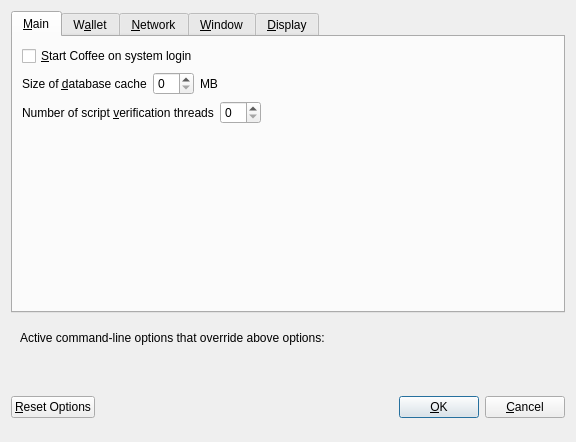
<?xml version="1.0" encoding="UTF-8"?>
<ui version="4.0">
 <class>OptionsDialog</class>
 <widget class="QDialog" name="OptionsDialog">
  <property name="geometry">
   <rect>
    <x>0</x>
    <y>0</y>
    <width>576</width>
    <height>442</height>
   </rect>
  </property>
  <property name="windowTitle">
   <string>Options</string>
  </property>
  <property name="modal">
   <bool>true</bool>
  </property>
  <layout class="QVBoxLayout" name="verticalLayout">
   <item>
    <widget class="QTabWidget" name="tabWidget">
     <property name="currentIndex">
      <number>0</number>
     </property>
     <widget class="QWidget" name="tabMain">
      <attribute name="title">
       <string>&amp;Main</string>
      </attribute>
      <layout class="QVBoxLayout" name="verticalLayout_Main">
       <item>
        <widget class="QCheckBox" name="bitcoinAtStartup">
         <property name="toolTip">
          <string>Automatically start Coffee after logging in to the system.</string>
         </property>
         <property name="text">
          <string>&amp;Start Coffee on system login</string>
         </property>
        </widget>
       </item>
       <item>
        <layout class="QHBoxLayout" name="horizontalLayout_2_Main">
         <item>
          <widget class="QLabel" name="databaseCacheLabel">
           <property name="text">
            <string>Size of &amp;database cache</string>
           </property>
           <property name="textFormat">
            <enum>Qt::PlainText</enum>
           </property>
           <property name="buddy">
            <cstring>databaseCache</cstring>
           </property>
          </widget>
         </item>
         <item>
          <widget class="QSpinBox" name="databaseCache"/>
         </item>
         <item>
          <widget class="QLabel" name="databaseCacheUnitLabel">
           <property name="text">
            <string>MB</string>
           </property>
           <property name="textFormat">
            <enum>Qt::PlainText</enum>
           </property>
          </widget>
         </item>
         <item>
          <spacer name="horizontalSpacer_2_Main">
           <property name="orientation">
            <enum>Qt::Horizontal</enum>
           </property>
           <property name="sizeHint" stdset="0">
            <size>
             <width>40</width>
             <height>20</height>
            </size>
           </property>
          </spacer>
         </item>
        </layout>
       </item>
       <item>
        <layout class="QHBoxLayout" name="horizontalLayout_3_Main">
         <item>
          <widget class="QLabel" name="threadsScriptVerifLabel">
           <property name="text">
            <string>Number of script &amp;verification threads</string>
           </property>
           <property name="textFormat">
            <enum>Qt::PlainText</enum>
           </property>
           <property name="buddy">
            <cstring>threadsScriptVerif</cstring>
           </property>
          </widget>
         </item>
         <item>
          <widget class="QSpinBox" name="threadsScriptVerif">
           <property name="toolTip">
            <string>(0 = auto, &lt;0 = leave that many cores free)</string>
           </property>
          </widget>
         </item>
         <item>
          <spacer name="horizontalSpacer_3_Main">
           <property name="orientation">
            <enum>Qt::Horizontal</enum>
           </property>
           <property name="sizeHint" stdset="0">
            <size>
             <width>40</width>
             <height>20</height>
            </size>
           </property>
          </spacer>
         </item>
        </layout>
       </item>
       <item>
        <spacer name="verticalSpacer_2">
         <property name="orientation">
          <enum>Qt::Vertical</enum>
         </property>
         <property name="sizeHint" stdset="0">
          <size>
           <width>20</width>
           <height>40</height>
          </size>
         </property>
        </spacer>
       </item>
      </layout>
     </widget>
     <widget class="QWidget" name="tabWallet">
      <attribute name="title">
       <string>W&amp;allet</string>
      </attribute>
      <layout class="QVBoxLayout" name="verticalLayout_Wallet">
       <item>
        <layout class="QHBoxLayout" name="horizontalLayout_2_Wallet">
         <item>
          <widget class="QLabel" name="labelStakeSplitThresholdText">
           <property name="text">
            <string>Stake split threshold:</string>
           </property>
          </widget>
         </item>
         <item>
          <widget class="QSpinBox" name="spinBoxStakeSplitThreshold">
           <property name="minimum">
            <number>1</number>
           </property>
           <property name="maximum">
            <number>999999</number>
           </property>
          </widget>
         </item>
        </layout>
       </item>
       <item>
        <widget class="QGroupBox" name="groupBox">
         <property name="title">
          <string>Expert</string>
         </property>
         <layout class="QVBoxLayout" name="verticalLayout_2">
          <item>
           <widget class="QCheckBox" name="coinControlFeatures">
            <property name="toolTip">
             <string>Whether to show coin control features or not.</string>
            </property>
            <property name="text">
             <string>Enable coin &amp;control features</string>
            </property>
           </widget>
          </item>
          <item>
           <widget class="QCheckBox" name="showMasternodesTab">
            <property name="toolTip">
             <string>Show additional tab listing all your masternodes in first sub-tab&lt;br/&gt;and all masternodes on the network in second sub-tab.</string>
            </property>
            <property name="text">
             <string>Show Masternodes Tab</string>
            </property>
           </widget>
          </item>
          <item>
           <widget class="QCheckBox" name="spendZeroConfChange">
            <property name="toolTip">
             <string>If you disable the spending of unconfirmed change, the change from a transaction&lt;br/&gt;cannot be used until that transaction has at least one confirmation.&lt;br/&gt;This also affects how your balance is computed.</string>
            </property>
            <property name="text">
             <string>&amp;Spend unconfirmed change</string>
            </property>
           </widget>
          </item>
         </layout>
        </widget>
       </item>
       <item>
        <spacer name="verticalSpacer_Wallet">
         <property name="orientation">
          <enum>Qt::Vertical</enum>
         </property>
         <property name="sizeHint" stdset="0">
          <size>
           <width>20</width>
           <height>40</height>
          </size>
         </property>
        </spacer>
       </item>
      </layout>
     </widget>
     <widget class="QWidget" name="tabNetwork">
      <attribute name="title">
       <string>&amp;Network</string>
      </attribute>
      <layout class="QVBoxLayout" name="verticalLayout_Network">
       <item>
        <widget class="QCheckBox" name="mapPortUpnp">
         <property name="toolTip">
          <string>Automatically open the Coffee client port on the router. This only works when your router supports UPnP and it is enabled.</string>
         </property>
         <property name="text">
          <string>Map port using &amp;UPnP</string>
         </property>
        </widget>
       </item>
       <item>
        <widget class="QCheckBox" name="allowIncoming">
         <property name="toolTip">
          <string>Accept connections from outside</string>
         </property>
         <property name="text">
          <string>Allow incoming connections</string>
         </property>
        </widget>
       </item>
       <item>
        <widget class="QCheckBox" name="connectSocks">
         <property name="toolTip">
          <string>Connect to the Coffee network through a SOCKS5 proxy.</string>
         </property>
         <property name="text">
          <string>&amp;Connect through SOCKS5 proxy (default proxy):</string>
         </property>
        </widget>
       </item>
       <item>
        <layout class="QHBoxLayout" name="horizontalLayout_1_Network">
         <item>
          <widget class="QLabel" name="proxyIpLabel">
           <property name="text">
            <string>Proxy &amp;IP:</string>
           </property>
           <property name="textFormat">
            <enum>Qt::PlainText</enum>
           </property>
           <property name="buddy">
            <cstring>proxyIp</cstring>
           </property>
          </widget>
         </item>
         <item>
          <widget class="QValidatedLineEdit" name="proxyIp">
           <property name="minimumSize">
            <size>
             <width>140</width>
             <height>0</height>
            </size>
           </property>
           <property name="maximumSize">
            <size>
             <width>140</width>
             <height>16777215</height>
            </size>
           </property>
           <property name="toolTip">
            <string>IP address of the proxy (e.g. IPv4: 127.0.0.1 / IPv6: ::1)</string>
           </property>
          </widget>
         </item>
         <item>
          <widget class="QLabel" name="proxyPortLabel">
           <property name="text">
            <string>&amp;Port:</string>
           </property>
           <property name="textFormat">
            <enum>Qt::PlainText</enum>
           </property>
           <property name="buddy">
            <cstring>proxyPort</cstring>
           </property>
          </widget>
         </item>
         <item>
          <widget class="QLineEdit" name="proxyPort">
           <property name="minimumSize">
            <size>
             <width>55</width>
             <height>0</height>
            </size>
           </property>
           <property name="maximumSize">
            <size>
             <width>55</width>
             <height>16777215</height>
            </size>
           </property>
           <property name="toolTip">
            <string>Port of the proxy (e.g. 9050)</string>
           </property>
          </widget>
         </item>
         <item>
          <spacer name="horizontalSpacer_1_Network">
           <property name="orientation">
            <enum>Qt::Horizontal</enum>
           </property>
           <property name="sizeHint" stdset="0">
            <size>
             <width>40</width>
             <height>20</height>
            </size>
           </property>
          </spacer>
         </item>
        </layout>
       </item>
       <item>
        <spacer name="verticalSpacer_Network">
         <property name="orientation">
          <enum>Qt::Vertical</enum>
         </property>
         <property name="sizeHint" stdset="0">
          <size>
           <width>20</width>
           <height>40</height>
          </size>
         </property>
        </spacer>
       </item>
      </layout>
     </widget>
     <widget class="QWidget" name="tabWindow">
      <attribute name="title">
       <string>&amp;Window</string>
      </attribute>
      <layout class="QVBoxLayout" name="verticalLayout_Window">
       <item>
        <widget class="QCheckBox" name="minimizeToTray">
         <property name="toolTip">
          <string>Show only a tray icon after minimizing the window.</string>
         </property>
         <property name="text">
          <string>&amp;Minimize to the tray instead of the taskbar</string>
         </property>
        </widget>
       </item>
       <item>
        <widget class="QCheckBox" name="minimizeOnClose">
         <property name="toolTip">
          <string>Minimize instead of exit the application when the window is closed. When this option is enabled, the application will be closed only after selecting Quit in the menu.</string>
         </property>
         <property name="text">
          <string>M&amp;inimize on close</string>
         </property>
        </widget>
       </item>
       <item>
        <spacer name="verticalSpacer_Window">
         <property name="orientation">
          <enum>Qt::Vertical</enum>
         </property>
         <property name="sizeHint" stdset="0">
          <size>
           <width>20</width>
           <height>40</height>
          </size>
         </property>
        </spacer>
       </item>
      </layout>
     </widget>
     <widget class="QWidget" name="tabDisplay">
      <attribute name="title">
       <string>&amp;Display</string>
      </attribute>
      <layout class="QVBoxLayout" name="verticalLayout_Display">
       <item>
        <layout class="QHBoxLayout" name="horizontalLayout_1_Display">
         <item>
          <widget class="QLabel" name="langLabel">
           <property name="text">
            <string>User Interface &amp;language:</string>
           </property>
           <property name="textFormat">
            <enum>Qt::PlainText</enum>
           </property>
           <property name="buddy">
            <cstring>lang</cstring>
           </property>
          </widget>
         </item>
         <item>
          <widget class="QValueComboBox" name="lang">
           <property name="toolTip">
            <string>The user interface language can be set here. This setting will take effect after restarting Coffee.</string>
           </property>
          </widget>
         </item>
        </layout>
       </item>
       <item>
        <widget class="Line" name="line">
         <property name="orientation">
          <enum>Qt::Horizontal</enum>
         </property>
        </widget>
       </item>
       <item>
        <layout class="QHBoxLayout" name="horizontalLayout_2_Display">
         <item>
          <widget class="QLabel" name="unitLabel">
           <property name="text">
            <string>&amp;Unit to show amounts in:</string>
           </property>
           <property name="textFormat">
            <enum>Qt::PlainText</enum>
           </property>
           <property name="buddy">
            <cstring>unit</cstring>
           </property>
          </widget>
         </item>
         <item>
          <widget class="QValueComboBox" name="unit">
           <property name="toolTip">
            <string>Choose the default subdivision unit to show in the interface and when sending coins.</string>
           </property>
          </widget>
         </item>
        </layout>
       </item>
       <item>
        <layout class="QHBoxLayout" name="horizontalLayout_5_Display">
         <item>
          <widget class="QLabel" name="digitsLabel">
           <property name="text">
            <string>Decimal digits</string>
           </property>
          </widget>
         </item>
         <item>
          <widget class="QValueComboBox" name="digits"/>
         </item>
        </layout>
       </item>
       <item>
        <layout class="QHBoxLayout" name="horizontalLayout_3_Display">
         <item>
          <widget class="QLabel" name="thirdPartyTxUrlsLabel">
           <property name="toolTip">
            <string>Third party URLs (e.g. a block explorer) that appear in the transactions tab as context menu items. %s in the URL is replaced by transaction hash. Multiple URLs are separated by vertical bar |.</string>
           </property>
           <property name="text">
            <string>Third party transaction URLs</string>
           </property>
           <property name="buddy">
            <cstring>thirdPartyTxUrls</cstring>
           </property>
          </widget>
         </item>
         <item>
          <widget class="QLineEdit" name="thirdPartyTxUrls">
           <property name="toolTip">
            <string>Third party URLs (e.g. a block explorer) that appear in the transactions tab as context menu items. %s in the URL is replaced by transaction hash. Multiple URLs are separated by vertical bar |.</string>
           </property>
          </widget>
         </item>
        </layout>
       </item>
       <item>
        <spacer name="verticalSpacer">
         <property name="orientation">
          <enum>Qt::Vertical</enum>
         </property>
         <property name="sizeHint" stdset="0">
          <size>
           <width>20</width>
           <height>40</height>
          </size>
         </property>
        </spacer>
       </item>
      </layout>
     </widget>
    </widget>
   </item>
   <item>
    <widget class="QFrame" name="frame">
     <layout class="QVBoxLayout" name="verticalLayout_Bottom">
      <item>
       <layout class="QHBoxLayout" name="horizontalLayout_Bottom">
        <item>
         <widget class="QLabel" name="overriddenByCommandLineInfoLabel">
          <property name="text">
           <string>Active command-line options that override above options:</string>
          </property>
          <property name="textFormat">
           <enum>Qt::PlainText</enum>
          </property>
         </widget>
        </item>
        <item>
         <spacer name="horizontalSpacer_Bottom">
          <property name="orientation">
           <enum>Qt::Horizontal</enum>
          </property>
          <property name="sizeHint" stdset="0">
           <size>
            <width>40</width>
            <height>20</height>
           </size>
          </property>
         </spacer>
        </item>
       </layout>
      </item>
      <item>
       <widget class="QLabel" name="overriddenByCommandLineLabel">
        <property name="text">
         <string/>
        </property>
        <property name="textFormat">
         <enum>Qt::PlainText</enum>
        </property>
        <property name="wordWrap">
         <bool>true</bool>
        </property>
       </widget>
      </item>
     </layout>
    </widget>
   </item>
   <item>
    <layout class="QHBoxLayout" name="horizontalLayout_Buttons">
     <item>
      <widget class="QPushButton" name="resetButton">
       <property name="toolTip">
        <string>Reset all client options to default.</string>
       </property>
       <property name="text">
        <string>&amp;Reset Options</string>
       </property>
       <property name="autoDefault">
        <bool>false</bool>
       </property>
      </widget>
     </item>
     <item>
      <spacer name="horizontalSpacer_1">
       <property name="orientation">
        <enum>Qt::Horizontal</enum>
       </property>
       <property name="sizeHint" stdset="0">
        <size>
         <width>40</width>
         <height>48</height>
        </size>
       </property>
      </spacer>
     </item>
     <item>
      <widget class="QLabel" name="statusLabel">
       <property name="minimumSize">
        <size>
         <width>200</width>
         <height>0</height>
        </size>
       </property>
       <property name="font">
        <font>
         <weight>75</weight>
         <bold>true</bold>
        </font>
       </property>
       <property name="text">
        <string/>
       </property>
       <property name="textFormat">
        <enum>Qt::PlainText</enum>
       </property>
       <property name="wordWrap">
        <bool>true</bool>
       </property>
      </widget>
     </item>
     <item>
      <spacer name="horizontalSpacer_2">
       <property name="orientation">
        <enum>Qt::Horizontal</enum>
       </property>
       <property name="sizeHint" stdset="0">
        <size>
         <width>40</width>
         <height>48</height>
        </size>
       </property>
      </spacer>
     </item>
     <item>
      <widget class="QPushButton" name="okButton">
       <property name="text">
        <string>&amp;OK</string>
       </property>
       <property name="autoDefault">
        <bool>false</bool>
       </property>
       <property name="default">
        <bool>true</bool>
       </property>
      </widget>
     </item>
     <item>
      <widget class="QPushButton" name="cancelButton">
       <property name="text">
        <string>&amp;Cancel</string>
       </property>
       <property name="autoDefault">
        <bool>false</bool>
       </property>
      </widget>
     </item>
    </layout>
   </item>
  </layout>
 </widget>
 <customwidgets>
  <customwidget>
   <class>QValidatedLineEdit</class>
   <extends>QLineEdit</extends>
   <header>qvalidatedlineedit.h</header>
  </customwidget>
  <customwidget>
   <class>QValueComboBox</class>
   <extends>QComboBox</extends>
   <header>qvaluecombobox.h</header>
  </customwidget>
 </customwidgets>
 <resources/>
 <connections/>
</ui>
